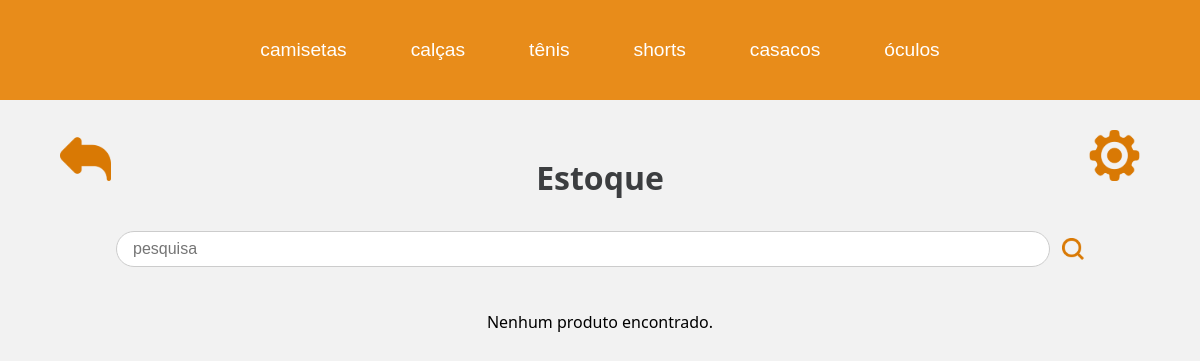
Page /paginas/estoque.php?pesquisa=camiseta da Nike on the earlier database version.
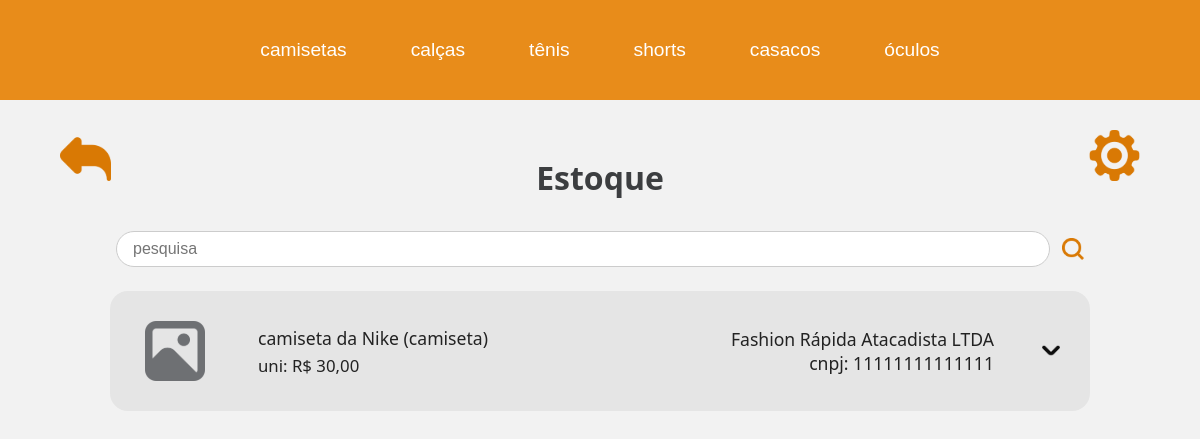
Same page on the later database version.
### tables this page shows
CREATE TABLE IF NOT EXISTS produto (
  idproduto INT NOT NULL AUTO_INCREMENT,
  nome VARCHAR(200) NOT NULL,
  quantidade_estoque INT NOT NULL,
  preco_uni DOUBLE NOT NULL,
  cor VARCHAR(45) NOT NULL,
  idtipo_produto INT NOT NULL,
  PRIMARY KEY (idproduto),
  FOREIGN KEY (idtipo_produto) REFERENCES tipo_produto(idtipo_produto)
);

CREATE TABLE IF NOT EXISTS tipo_produto(
  idtipo_produto INT NOT NULL AUTO_INCREMENT,
  tipo VARCHAR(100) NOT NULL,
  PRIMARY KEY (idtipo_produto)
);

CREATE TABLE IF NOT EXISTS fornecedor(
  idfornecedor INT NOT NULL AUTO_INCREMENT,
  nome VARCHAR(200) NOT NULL,
  cnpj VARCHAR(15) NOT NULL,
  PRIMARY KEY (idfornecedor)
);

### paginas/estoque.php (the view, shortened to what this page needs)
<!DOCTYPE html>
<html lang="pt-br">
<head>
    <link rel="stylesheet" href="../assets/css/style.css">
    <link rel="stylesheet" href="../assets/css/headerStyle.css">
    <link rel="stylesheet" href="../assets/css/estoqueStyle.css">
</head>
<body>
    <?php include 'header.php'; ?>
    <div class="settings-icon left">
        <a href="home.php"><img src="../assets/img/voltar.svg" alt="Voltar"></a>
    </div>
    <div class="settings-icon right">
        <a href="/Loja-de-roupa/index.php"><img src="/Loja-de-roupa/assets/img/gear.svg" alt="Configurações"></a>
    </div>
    <div class="estoque-container">
        <div class="estoque-header">
            <div class="estoque-title">Estoque</div>
        </div>
        <form class="estoque-search">
            <input type="text" placeholder="pesquisa" name="pesquisa">
            <button type="submit" class="estoque-search-btn"><img src="../assets/img/lupa.svg" alt="Buscar"></button>
        </form>
        <div class="estoque-lista">
            <?php
            include_once '../db/conexao.php';
            $where = '';
            if (isset($_GET['pesquisa']) && $_GET['pesquisa'] != '') {
                $pesquisa = mysqli_real_escape_string($conn, $_GET['pesquisa']);
                $where = "WHERE produto.nome LIKE '%$pesquisa%' OR tipo_produto.tipo LIKE '%$pesquisa%' OR fornecedor.nome LIKE '%$pesquisa%'";
            }
            $sql = "SELECT produto.nome AS nome_p,
                            tipo_produto.tipo,
                            produto.preco_uni,
                            fornecedor.nome AS nome_f,
                            fornecedor.cnpj
                            FROM produto
                            JOIN tipo_produto ON produto.idtipo_produto = tipo_produto.idtipo_produto
                            JOIN produtos_fornecidos pf ON produto.idproduto = pf.idproduto
                            JOIN fornecedor ON pf.idfornecedor = fornecedor.idfornecedor $where";
            $result = mysqli_query($conn, $sql);
            if ($result && mysqli_num_rows($result) > 0) {
                while ($row = mysqli_fetch_assoc($result)) {
            ?>
            <div class="estoque-card">
                <div class="estoque-card-img">
                    <img src="../assets/img/prod_img.svg" alt="Produto">
                </div>
                <div class="estoque-card-info">
                    <div class="estoque-card-title"><?php echo $row['nome_p'] . ' (' . $row['tipo'] . ')'; ?></div>
                    <div class="estoque-card-preco">uni: R$ <?php echo number_format($row['preco_uni'], 2, ',', '.'); ?></div>
                </div>
                <div class="estoque-card-fornecedor">
                    <?php echo $row['nome_f']; ?><br>
                    <span class="estoque-card-cnpj">cnpj: <?php echo $row['cnpj']; ?></span>
                </div>
                <div class="estoque-card-actions">
                    <img src="../assets/img/drop.svg" alt="Mais opções" class="dropdown">
                </div>
            </div>
            <?php
                }
            } else {
                echo "<p style='margin: 20px;'>Nenhum produto encontrado.</p>";
            }
            ?>
        </div>
    </div>
</body>
</html>

### paginas/header.php (shortened to what this page needs)
<div class="header-container">
    <div class="header-menu-bar">
        <div class="header-categorias">
            <button class="header-categoria">camisetas</button>
            <button class="header-categoria">calças</button>
            <button class="header-categoria">tênis</button>
            <button class="header-categoria">shorts</button>
            <button class="header-categoria">casacos</button>
            <button class="header-categoria">óculos</button>
        </div>
    </div>
</div>

### assets/css/style.css (style rules this page uses)
body { margin: 0; padding: 0; background: #F2F2F2; font-family: 'Segoe UI', Arial, sans-serif; }
.settings-icon { position: absolute; top: 72px; z-index: 3; }
.settings-icon img { width: 51px; height: 51px; cursor: pointer; }
.settings-icon.left { left: 60px; }
.settings-icon.right { right: 60px; }

### assets/css/headerStyle.css (style rules this page uses)
.header-container { width: 100%; background: #fff; border-radius: 12px 12px 0 0; box-sizing: border-box; margin-bottom: 24px; }
.header-menu-bar { display: flex; align-items: center; justify-content: space-between; background: #e88c1a; padding: 0 32px; height: 100px; position: relative; }
.header-categorias { display: flex; flex: 1; justify-content: center; height: 100%; }
.header-categoria { background: transparent; border: none; color: #fff; font-size: 1.2rem; font-weight: 500; padding: 0 32px; height: 100px; display: flex; align-items: center; cursor: pointer; border-radius: 0; transition: background 0.2s, color 0.2s; margin: 0; }

### assets/css/estoqueStyle.css (style rules this page uses)
.estoque-container { padding: 32px 48px; height: 100vh; box-sizing: border-box; overflow-y: auto; position: relative; }
.estoque-header { display: flex; align-items: center; justify-content: space-between; position: relative; }
.estoque-title { font-size: 2rem; font-weight: bold; margin: 0 auto; color: #3C3E40 !important; }
.estoque-search { margin: 32px 0 24px 0; display: flex; align-items: center; gap: 8px; justify-content: center; }
.estoque-search input { width: 900px; max-width: 100%; padding: 8px 16px; border-radius: 20px; border: 1px solid #ccc; font-size: 1rem; }
.estoque-search-btn { background: none; border: none; cursor: pointer; padding: 0 0 0 4px; display: flex; align-items: center; }
.estoque-search-btn img { width: 22px; }
.estoque-lista { display: flex; flex-direction: column; gap: 32px; align-items: center; }
.estoque-card { display: flex; align-items: center; background: #e5e5e5; border-radius: 18px; padding: 8px 25px; width: 980px; max-width: 100%; min-height: 120px; box-sizing: border-box; gap: 25px; }
.estoque-card-img { border-radius: 12px; width: 80px; height: 80px; display: flex; align-items: center; justify-content: center; }
.estoque-card-img img { width: 60px; }
.estoque-card-info { display: flex; flex-direction: column; justify-content: center; flex: 1; margin-left: 18px; }
.estoque-card-title, .estoque-card-fornecedor { font-size: 1.1rem; font-weight: 500; color: #222; }
.estoque-card-preco { font-size: 1.05rem; color: #222; margin-top: 4px; }
.estoque-card-fornecedor { min-width: 220px; text-align: right; margin-right: 18px; }
.estoque-card-actions { display: flex; align-items: center; justify-content: flex-end; }
.estoque-card-cnpj { font-weight: normal; }
.estoque-card-actions .dropdown { width: 28px; vertical-align: middle; cursor: pointer; }
.settings-icon { top: 130px; }

Differences in the rows shown:
now on this page (row edited): produto: nome "camiseta da Nike", idtipo_produto.tipo "camiseta", preco_uni "30,00", fornecedor.nome "Fashion Rápida Atacadista LTDA", fornecedor.cnpj "11111111111111"
Other differences:
text no longer shown: "Nenhum produto encontrado."
